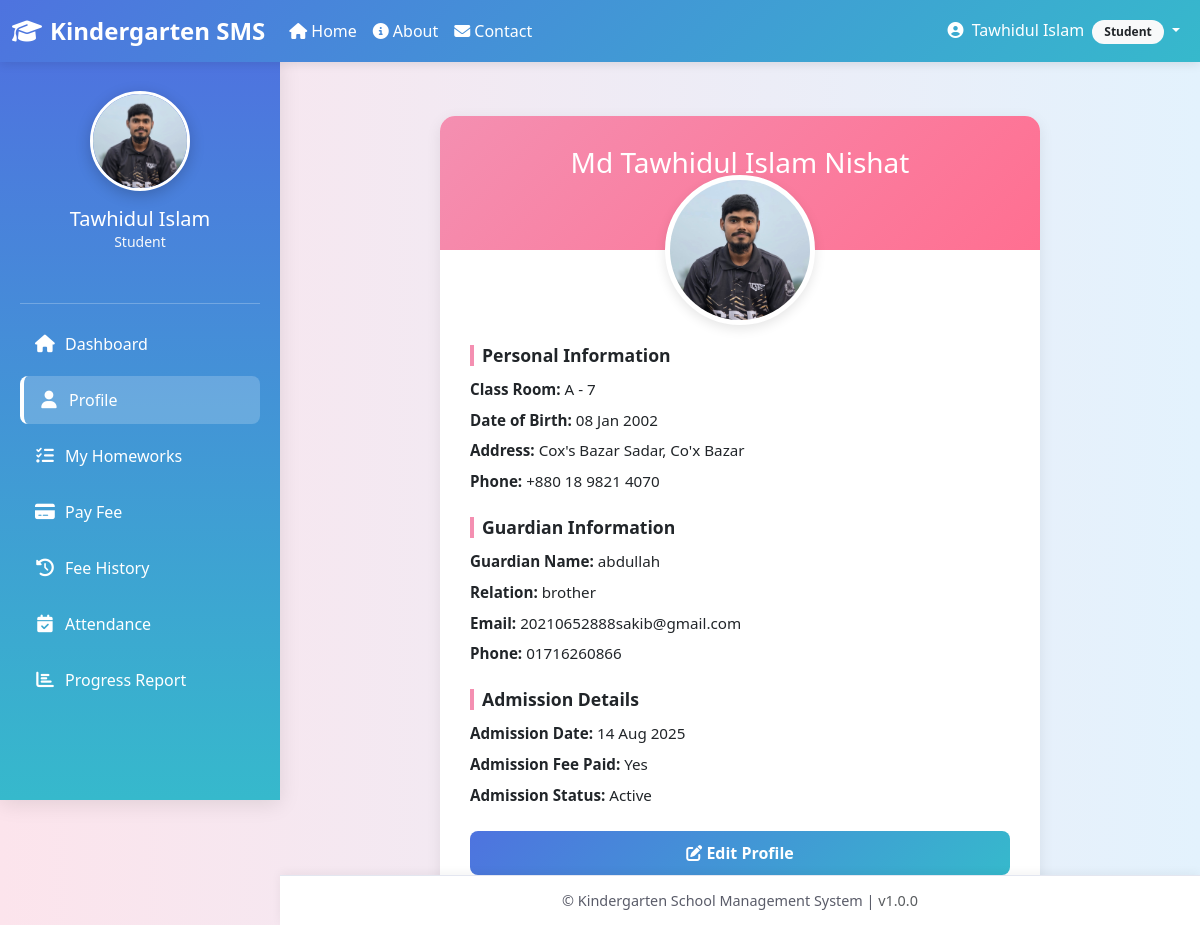
/student_profile/ (signed in), run on the app's committed database.
### core/models.py (models this page shows, shortened)
class User(AbstractUser):
    ROLE_CHOICES = (
        ("admin", "Admin"),
        ("teacher", "Teacher"),
        ("student", "Student"),
    )
    role = models.CharField(max_length=10, choices=ROLE_CHOICES)

class StudentProfile(models.Model):
    STATUS_CHOICES = (
        ('pending', 'Pending Approval'),
        ('active', 'Active'),
        ('rejected', 'Rejected'),
    )
    user = models.OneToOneField(User, on_delete=models.CASCADE, related_name='student_profile')
    full_name = models.CharField(max_length=128, blank=True)
    class_room = models.ForeignKey(ClassRoom, on_delete=models.SET_NULL, null=True, blank=True)
    date_of_birth = models.DateField(null=True, blank=True)
    address = models.TextField(blank=True)
    phone = models.CharField(max_length=24, blank=True)
    photo = models.ImageField(upload_to='student_photos/', blank=True, null=True)
    guardian_name = models.CharField(max_length=128, blank=True)
    guardian_relation = models.CharField(max_length=64, blank=True)
    guardian_email = models.EmailField(blank=True)
    guardian_phone = models.CharField(max_length=24, blank=True)
    admission_date = models.DateField(default=timezone.now)
    admission_fee_paid = models.BooleanField(default=False)
    status = models.CharField(max_length=16, choices=STATUS_CHOICES, default='pending')
    class Meta:
        verbose_name = "Student Profile"
        verbose_name_plural = "Student Profiles"
    def get_full_name(self):
        return self.full_name or f"{self.user.first_name} {self.user.last_name}"

class ClassRoom(models.Model):
    name = models.CharField(max_length=64, unique=True)   # Play, KG, One, Two…
    grade = models.CharField(max_length=32, blank=True)
    curriculum = models.TextField(blank=True)             # Curriculum details
    teacher = models.ForeignKey(
        'User',
        on_delete=models.SET_NULL,
        null=True, blank=True,
        limit_choices_to={'role': 'teacher'}
    )
    monthly_fee = models.DecimalField(max_digits=10, decimal_places=2, default=0.00)
    def __str__(self):
        return f"{self.grade} - {self.name}" if self.grade else self.name

### core/views.py (the view)
# urls.py: path('student_profile/', views.student_profile, name='student_profile'),
@login_required
def student_profile(request):
    profile, created = StudentProfile.objects.get_or_create(user=request.user)
    print(request.user)
    return render(request, 'student/student_profile.html', {
        'profile': profile
    })

### core/templates/student/student_profile.html (shortened to what this page needs)
{% extends "base.html" %}
{% block content %}
<div class="profile-wrapper">
    <div class="profile-card">
        <div class="profile-header">
            <h3 class="mb-3">{{ profile.get_full_name }}</h3>
            <p class="mb-0">{{ profile.status|title }}</p>
        </div>
        <div class="text-center">
            {% if profile.photo %}
                <img src="{{ profile.photo.url }}" alt="Profile Photo" class="profile-pic">
            {% else %}
                <img src="https://via.placeholder.com/150" alt="Profile Photo" class="profile-pic">
            {% endif %}
        </div>
        <div class="profile-body profile-info">
            <h5 class="section-title">Personal Information</h5>
            <p><strong>Class Room:</strong> {{ profile.class_room }}</p>
            <p><strong>Date of Birth:</strong> {{ profile.date_of_birth|date:"d M Y" }}</p>
            <p><strong>Address:</strong> {{ profile.address }}</p>
            <p><strong>Phone:</strong> {{ profile.phone }}</p>
            <h5 class="section-title mt-4">Guardian Information</h5>
            <p><strong>Guardian Name:</strong> {{ profile.guardian_name }}</p>
            <p><strong>Relation:</strong> {{ profile.guardian_relation }}</p>
            <p><strong>Email:</strong> {{ profile.guardian_email }}</p>
            <p><strong>Phone:</strong> {{ profile.guardian_phone }}</p>
            <h5 class="section-title mt-4">Admission Details</h5>
            <p><strong>Admission Date:</strong> {{ profile.admission_date|date:"d M Y" }}</p>
            <p><strong>Admission Fee Paid:</strong> {{ profile.admission_fee_paid|yesno:"Yes,No" }}</p>
            <p><strong>Admission Status:</strong> {{ profile.status|title }}</p>
            {% if request.user == profile.user %}
                <a href="{% url 'student_profile_and_edit' %}" class="btn btn-primary mt-3 w-100">
                    <i class="fas fa-edit"></i> Edit Profile
                </a>
            {% endif %}
        </div>
    </div>
</div>
{% endblock %}

### core/templates/base.html (shortened to what this page needs)
<!DOCTYPE html>
<html lang="en">
<head>
  <link href="https://cdn.jsdelivr.net/npm/bootstrap@5.3.0/dist/css/bootstrap.min.css" rel="stylesheet"/>
  <link rel="stylesheet" href="https://cdnjs.cloudflare.com/ajax/libs/font-awesome/6.4.0/css/all.min.css"/>
</head>
<body>
  <nav class="navbar navbar-expand-lg">
    <div class="container-fluid">
      <a class="navbar-brand" href="{% url 'homepage' %}">
        <i class="fas fa-graduation-cap me-2"></i>Kindergarten SMS
      </a>
      <div class="collapse navbar-collapse" id="navbarContent">
        <ul class="navbar-nav me-auto">
          <li class="nav-item">
            <a class="nav-link" href="{% url 'homepage' %}">
              <i class="fas fa-home me-1"></i>Home
            </a>
          </li>
          <li class="nav-item">
            <a class="nav-link" href="{% url 'about' %}">
              <i class="fas fa-info-circle me-1"></i>About
            </a>
          </li>
          <li class="nav-item">
            <a class="nav-link" href="{% url 'contact' %}">
              <i class="fas fa-envelope me-1"></i>Contact
            </a>
          </li>
        </ul>
        <ul class="navbar-nav">
          {% if request.user.is_authenticated %}
          <li class="nav-item dropdown">
            <a class="nav-link dropdown-toggle" href="#" id="userDropdown" role="button" data-bs-toggle="dropdown">
              <i class="fas fa-user-circle me-1"></i>
              {{ request.user.get_full_name|default:request.user.username }}
              <span class="badge bg-light text-dark ms-1">{{ request.user.role|title }}</span>
            </a>
          </li>
          {% endif %}
        </ul>
      </div>
    </div>
  </nav>
  {% if request.user.is_authenticated %}
  <div class="sidebar" id="sidebar">
    <div class="profile-section">
      {% if request.user.role == "student" and request.user.student_profile.photo %}
        <img src="{{ request.user.student_profile.photo.url }}" alt="Profile Picture" class="profile_pic" />
      {% elif request.user.role == "teacher" and request.user.teacher_profile.photo %}
        <img src="{{ request.user.teacher_profile.photo.url }}" alt="Profile Picture" class="profile_pic" />
      {% elif request.user.role == "admin" and request.user.admin_profile.photo %}
        <img src="{{ request.user.admin_profile.photo.url }}" alt="Profile Picture" class="profile_pic" />
      {% else %}
        <img src="https://via.placeholder.com/100?text={{ request.user.role|first|upper }}" alt="Profile Picture" class="profile_pic" />
      {% endif %}
      <h5 class="mt-3 mb-0 text-white">{{ request.user.get_full_name|default:request.user.username }}</h5>
      <p class="text-light small mb-3">{{ request.user.role|title }}</p>
    </div>
    <hr class="border-light">
    {% if request.user.role == "student" %}
      <a href="{% url 'dashboard' %}" class="{% if request.resolver_match.url_name == 'dashboard' %}active{% endif %}">
        <i class="fas fa-home"></i>
        <span class="sidebar-text">Dashboard</span>
      </a>
      <a href="{% url 'student_profile' %}" class="{% if request.resolver_match.url_name == 'student_profile' %}active{% endif %}">
        <i class="fas fa-user"></i>
        <span class="sidebar-text">Profile</span>
      </a>
      <a href="{% url 'student_homeworks' %}" class="{% if request.resolver_match.url_name == 'student_homeworks' %}active{% endif %}">
        <i class="fas fa-tasks"></i>
        <span class="sidebar-text">My Homeworks</span>
      </a>
      <a href="{% url 'pay_monthly_fee' %}" class="{% if request.resolver_match.url_name == 'pay_monthly_fee' %}active{% endif %}">
        <i class="fas fa-credit-card"></i>
        <span class="sidebar-text">Pay Fee</span>
      </a>
      <a href="{% url 'student_fee_history' %}" class="{% if request.resolver_match.url_name == 'student_fee_history' %}active{% endif %}">
        <i class="fas fa-history"></i>
        <span class="sidebar-text">Fee History</span>
      </a>
      <a href="#">
        <i class="fas fa-calendar-check"></i>
        <span class="sidebar-text">Attendance</span>
      </a>
      <a href="#">
        <i class="fas fa-chart-bar"></i>
        <span class="sidebar-text">Progress Report</span>
      </a>
    {% endif %}
  </div>
  {% endif %}
  <div class="{% if request.user.is_authenticated %}main-content{% else %}main-content full-width{% endif %}" id="mainContent">
    {% block content %}{% endblock %}
  </div>
  <footer class="{% if not request.user.is_authenticated %}full-width{% endif %}" id="footer">
    &copy; {{ now|date:"Y" }} Kindergarten School Management System |
    <span class="text-muted">v1.0.0</span>
  </footer>
</body>
</html>

### core/templates/base.html (style rules this page uses)
:root { --primary-color: #4e73df; --secondary-color: #f48fb1; --success-color: #1cc88a; --info-color: #36b9cc; --warning-color: #f6c23e; --danger-color: #e74a3b; --light-color: #f8f9fc; --dark-color: #5a5c69; }
body { background: linear-gradient(to right, #fce4ec, #e3f2fd); font-family: "Segoe UI", Tahoma, Geneva, Verdana, sans-serif; margin: 0; padding: 0; min-height: 100vh; }
.navbar { background: linear-gradient(135deg, var(--primary-color) 0%, var(--info-color) 100%) !important; position: fixed; top: 0; left: 0; right: 0; z-index: 1030; box-shadow: 0 2px 10px rgba(0, 0, 0, 0.1); }
.navbar-brand { font-weight: bold; color: #ffffff !important; font-size: 1.5rem; }
.nav-link { color: #fff !important; font-weight: 500; transition: all 0.3s ease; }
.sidebar { background: linear-gradient(180deg, var(--primary-color) 0%, var(--info-color) 100%); box-shadow: 0 4px 20px rgba(0, 0, 0, 0.1); padding: 20px; height: calc(100vh - 56px); position: fixed; top: 56px; left: 0; width: 280px; overflow-y: auto; transition: all 0.3s ease; }
.profile-section { text-align: center; padding: 15px 0; margin-bottom: 20px; }
.profile_pic { width: 100px; height: 100px; border-radius: 50%; object-fit: cover; border: 3px solid #fff; box-shadow: 0 4px 15px rgba(0, 0, 0, 0.2); transition: transform 0.3s ease; }
.sidebar a { display: flex; align-items: center; padding: 12px 15px; color: #fff; text-decoration: none; border-radius: 8px; font-weight: 500; transition: all 0.3s ease; margin-bottom: 8px; }
.sidebar a.active { background-color: rgba(255, 255, 255, 0.2); border-left: 4px solid #fff; }
.sidebar i { width: 20px; text-align: center; margin-right: 10px; font-size: 1.1rem; }
.main-content { margin-top: 56px; margin-left: 280px; padding: 30px; min-height: calc(100vh - 106px); transition: all 0.3s ease; }
.btn-primary { background: linear-gradient(135deg, var(--primary-color) 0%, var(--info-color) 100%); border: none; border-radius: 8px; padding: 10px 20px; font-weight: 600; transition: all 0.3s ease; }
footer { position: fixed; bottom: 0; left: 280px; right: 0; height: 50px; background-color: #ffffff; text-align: center; line-height: 50px; font-size: 0.9rem; color: var(--dark-color); border-top: 1px solid #e3e6f0; box-shadow: 0 -2px 10px rgba(0, 0, 0, 0.05); transition: all 0.3s ease; z-index: 1000; }
.badge { border-radius: 20px; padding: 6px 12px; font-weight: 600; }

### core/templates/student/student_profile.html (style rules this page uses)
.profile-wrapper { display: flex; justify-content: center; align-items: flex-start; margin-top: 30px; }
.profile-card { width: 100%; max-width: 600px; border-radius: 15px; overflow: hidden; background-color: #fff; box-shadow: 0 4px 15px rgba(0, 0, 0, 0.08); transition: all 0.3s ease-in-out; }
.profile-header { background: linear-gradient(135deg, #f48fb1, #ff6f91); padding: 30px 20px; text-align: center; color: white; }
.profile-pic { width: 150px; height: 150px; border-radius: 50%; object-fit: cover; border: 5px solid #fff; margin-top: -75px; background-color: #fff; box-shadow: 0 4px 12px rgba(0,0,0,0.1); transition: all 0.3s ease; }
.profile-body { padding: 20px 30px; }
.section-title { font-weight: 600; border-left: 4px solid #f48fb1; padding-left: 8px; margin-bottom: 12px; font-size: 1.1rem; }
.profile-info p { margin-bottom: 8px; font-size: 0.95rem; }
.btn-primary { background-color: #f48fb1; border: none; transition: all 0.3s ease-in-out; }

### data on the page
User: user.get_full_name "Tawhidul Islam", user.role "Student", user.student_profile.photo (picture)
StudentProfile: get_full_name "Md Tawhidul Islam Nishat", photo (picture), class_room "A - 7", date_of_birth "08 Jan 2002", address "Cox's Bazar Sadar, Co'x Bazar", phone "+880 18 9821 4070", guardian_name "abdullah", guardian_relation "brother", guardian_email "20210652888sakib@gmail.com", guardian_phone "01716260866", admission_date "14 Aug 2025", admission_fee_paid "Yes", status "Active"
